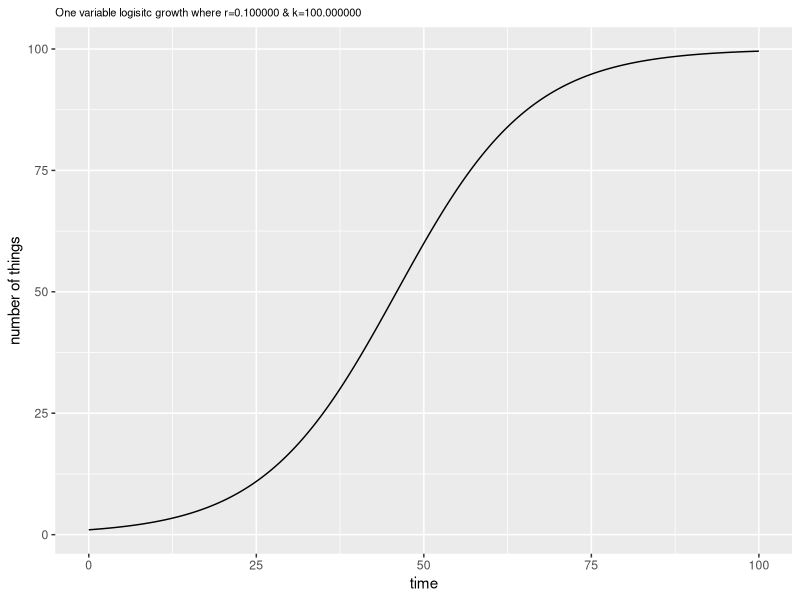
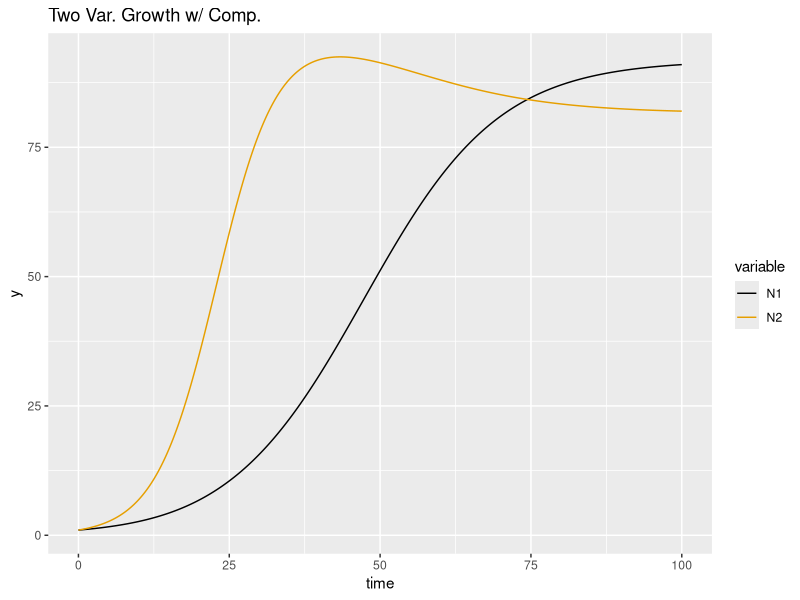
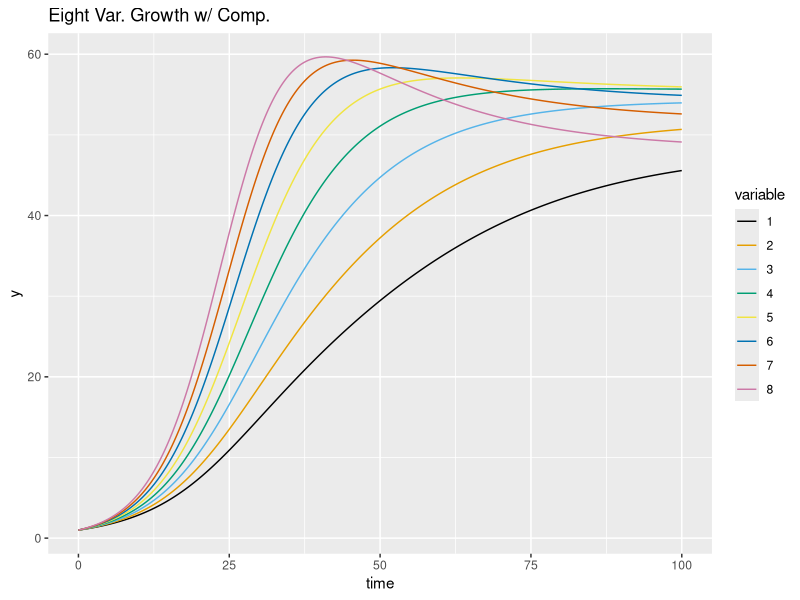

These figures' R source, in order:
#The point of this file is to get logistic growth implemented
#as well as get a real ODE solver up and running (deSolve)

#install.packages("deSolve")
#install.packages("ggplot2")
#install.packages("reshape2")

ptm <- proc.time() #timing

library("deSolve") #ode solver
library("ggplot2") #good data vis.
library("reshape2") #data.frame reshaping

ONE_VAR <- TRUE
TWO_VAR <- TRUE
MULTI_VAR <- TRUE

cbbPalette <- c("#000000", "#E69F00", "#56B4E9",
                "#009E73", "#F0E442", "#0072B2",
                "#D55E00", "#CC79A7") #colorblind friendly colors

#setwd("~/Desktop/CobeyLab/bcell_id_pop_model/Code/basic_implementations")

if (ONE_VAR == TRUE) {
  r <- 0.1
  k <- 100
  N <- 1
  
  simple_model_params <- c(r = r, k = k)
  simple_state_val <- c(N = N)
  time <- seq(0,100,0.01)
  
  simple_log_growth <- function(t, state, params) {
    with(as.list(c(state, params)),{
      dN <- r*N*(1-(N/k))
      list(c(dN))
    })
  }
  
  out <- ode(y = simple_state_val, times = time, func = simple_log_growth, parms = simple_model_params)
  
  header <- sprintf("One variable logisitc growth where r=%f & k=%f",r,k)
  plot <- qplot(out[,'time'],out[,'N'], xlab='time',ylab='number of things', geom='line',
        main = header)
  plot <- plot + theme(plot.title = element_text(size=8))
  print(plot)
}

if (TWO_VAR == TRUE) {
  rs <- c(.1,.2)
  ks <- c(100,100)
  as <- c(0.1,0.2)
  Ns <- c(1,1)
  time <- seq(0,100,0.01)
  
  tv_params <- c(r1=rs[1],r2=rs[2],k1=ks[1],k2=ks[2],a12=as[1],a21=as[2])
  tv_state <- c(N1=Ns[1],N2=Ns[2])
  
  tv_log_compete <- function(time,state,params) {
    with(as.list(c(state, params)),{
      dN1 <- r1*N1*(1-((N1+a12*N2)/k1))
      dN2 <- r2*N2*(1-((N2+a21*N1)/k2))
      list(c(dN1,dN2))
    })
  }
  out <- ode(y=tv_state, times=time, func=tv_log_compete, parms=tv_params)
  
  df <- as.data.frame(out)
  m_df <- melt(df, id=c('time'))
  
  p <- ggplot(m_df, aes(x = time, y = value, color = variable))
  plot <- p + geom_line() + ylab("y") + ggtitle('Two Var. Growth w/ Comp.')
  plot <- plot + scale_color_manual(values=cbbPalette)
  print(plot)
}

if (MULTI_VAR == TRUE) {
  #to increase number of populations, only change params and states
  NUM_VAR = 8
  rs <- c(.11,.12,.13,.14,.15,.16,.17,.18) #r_i's
  ks <- c(100,100,100,100,100,100,100,100) #k_i's
  as <- as.matrix(read.csv("comp_matrix.csv", header=FALSE)) #imports matrix of alpha_ij's
  Ns <- c(1,1,1,1,1,1,1,1) #initial states
  time <- seq(0,100,0.01) #time vector length and granularity
  
  params <- data.frame(rs,ks,as) #each row contains set of params for ODE
  states <- Ns
  
  multivar_log_comp <- function(time,state,params) {
    odes <- rep(NA,NUM_VAR)
    for (i in 1:NUM_VAR) {
      comp_sum <- 0
      for (j in 1:NUM_VAR) { #this is actually faster than an inner product
        comp_sum <- comp_sum + params[i,2+j]*state[j] #because of class forcing
      }
      Ni <- params[i,1]*state[i]*(1-(comp_sum/params[i,2]))
      odes[i] <- Ni
    }
    return(list(odes))
  }
  
  out <- ode(y=states, times=time, func=multivar_log_comp, parms=params)
  
  df <- as.data.frame(out)
  m_df <- melt(df, id=c('time')) #turns ode output into melted data.frame
  
  p <- ggplot(m_df, aes(x = time, y = value, color = variable))
  plot <- p + geom_line() + ylab("y") + ggtitle('Eight Var. Growth w/ Comp.')
  plot <- plot + scale_color_manual(values=cbbPalette)
  print(plot)
}

ptm2 <- proc.time()

print(ptm2 - ptm)
